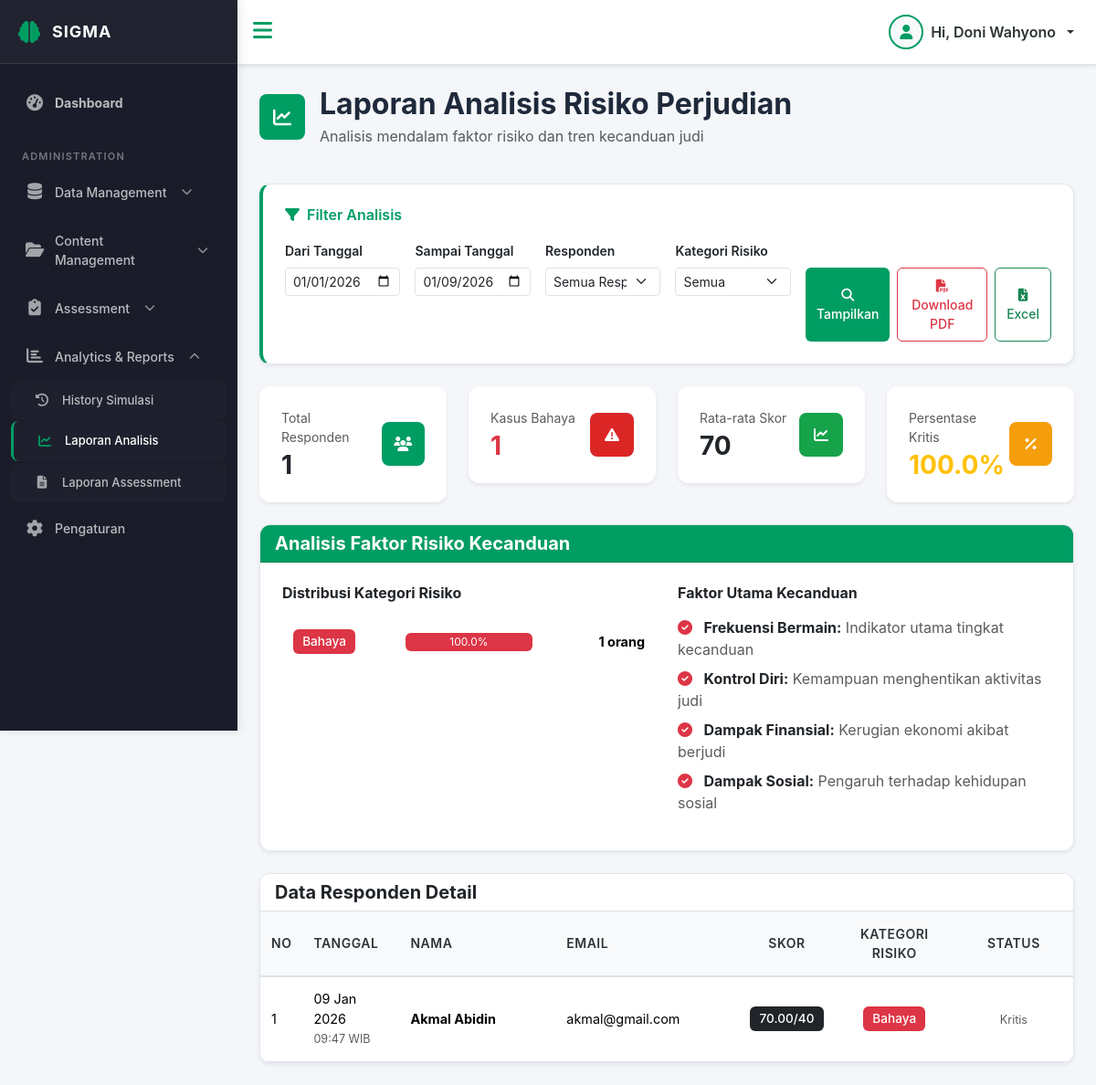
Page /index.php?url=report/analysis (signed in) on the committed database.
### tables this page shows
CREATE TABLE `assessments` (
  `id` int(11) NOT NULL,
  `user_id` int(11) NOT NULL,
  `group_id` int(11) DEFAULT NULL,
  `total_score` decimal(10,2) DEFAULT NULL,
  `risk_level` varchar(50) DEFAULT NULL,
  `created_at` timestamp NOT NULL DEFAULT current_timestamp()
);

CREATE TABLE `users` (
  `id` int(11) NOT NULL,
  `name` varchar(100) NOT NULL,
  `email` varchar(100) NOT NULL,
  `password` varchar(255) NOT NULL,
  `role` enum('admin','user') DEFAULT 'user',
  `balance` int(11) DEFAULT 1000000,
  `created_at` timestamp NOT NULL DEFAULT current_timestamp()
);

### app/views/report/analysis.php (the view, shortened to what the rows shown need)
<div class="container-fluid py-4">
    <div class="row mb-4 no-print">
        <div class="col-md-12">
            <div class="d-flex align-items-center mb-3">
                <div class="ms-3">
                    <h2 class="fw-bold mb-1" style="color: #1e293b;">Laporan Analisis Risiko Perjudian</h2>
                </div>
            </div>
        </div>
    </div>
    <div class="card shadow-sm screen-only">
        <div class="card-body p-0">
            <div class="table-responsive">
                <table id="dataTable" class="table table-hover mb-0">
                    <thead class="table-light">
                        <tr>
                            <th width="5%">No</th>
                            <th width="12%">Tanggal</th>
                            <th width="20%">Nama</th>
                            <th width="23%">Email</th>
                            <th width="10%" class="text-center">Skor</th>
                            <th width="15%" class="text-center">Kategori Risiko</th>
                            <th width="15%" class="text-center">Status</th>
                        </tr>
                    </thead>
                    <tbody>
                        <?php if (empty($data['details'])): ?>
                            <tr>
                                <td colspan="7" class="text-center py-5">
                                    <i class="fas fa-inbox fa-3x text-muted mb-3 d-block"></i>
                                    <p class="text-muted">Belum ada data pada periode ini</p>
                                </td>
                            </tr>
                        <?php else: ?>
                            <?php
                            $no = 1;
                            foreach ($data['details'] as $row):
                                $badgeClass = '';
                                $kategori = '';
                                if ($row['risk_level'] == 'Bahaya') {
                                    $badgeClass = 'bg-danger text-white';
                                    $kategori = 'Kritis';
                                } elseif ($row['risk_level'] == 'Tinggi') {
                                    $badgeClass = 'bg-warning text-dark';
                                    $kategori = 'Perlu Perhatian';
                                } elseif ($row['risk_level'] == 'Sedang') {
                                    $badgeClass = 'bg-info text-white';
                                    $kategori = 'Monitoring';
                                } else {
                                    $badgeClass = 'bg-success text-white';
                                    $kategori = 'Normal';
                                }
                            ?>
                                <tr>
                                    <td><?= $no++ ?></td>
                                    <td>
                                        <div><?= date('d M Y', strtotime($row['created_at'])) ?></div>
                                        <small class="text-muted"><?= date('H:i', strtotime($row['created_at'])) ?> WIB</small>
                                    </td>
                                    <td><strong><?= htmlspecialchars($row['name']) ?></strong></td>
                                    <td><?= htmlspecialchars($row['email']) ?></td>
                                    <td class="text-center">
                                        <span class="badge bg-dark"><?= $row['total_score'] ?>/40</span>
                                    </td>
                                    <td class="text-center">
                                        <span class="badge <?= $badgeClass ?>">
                                            <?= htmlspecialchars($row['risk_level']) ?>
                                        </span>
                                    </td>
                                    <td class="text-center">
                                        <small class="text-muted"><?= $kategori ?></small>
                                    </td>
                                </tr>
                            <?php endforeach; ?>
                        <?php endif; ?>
                    </tbody>
                </table>
            </div>
        </div>
    </div>
</div>
<link rel="stylesheet" href="/sigma/public/css/analysis.css">

### rows in the picture
assessments: created_at "09 Jan 2026", created_at "09:47", user.name "Akmal Abidin", user.email "akmal@gmail.com", total_score "70.00", risk_level "Bahaya", risk_level "Kritis"

### other values in the picture
$_SESSION['name'] "Doni Wahyono"
$data['summary']['total'] "1"
$data['summary']['critical'] "1"
$data['summary']['avg_score'] "70"
$dist['risk_level'] "Bahaya"
$pct "100.0"
$dist['total'] "1"
